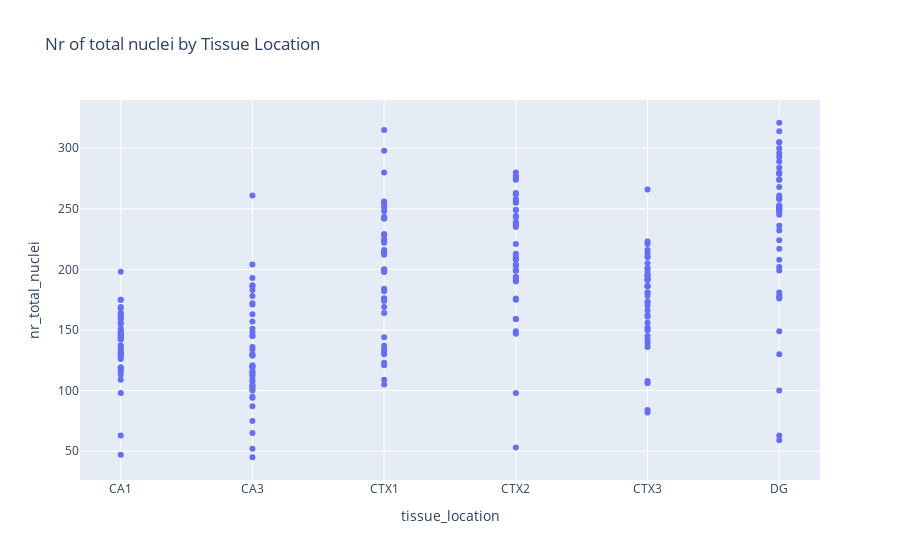

Write notebook code for a chart like this one.
### Code cell
# Create the plot
fig = px.scatter(df, x='tissue_location', y='nr_total_nuclei',
                 hover_data=['staining_id','index'], title='Nr of total nuclei by Tissue Location')

# Show the plot
fig.show()

### Figure 1 — Plotly figure (JSON) as saved in the notebook; plotly's stock layout.template omitted (floating-point values rounded to 4 significant figures; data arrays with more than 128 entries replaced by an {"elided": "..."} marker saying what was removed)
{"data": [{"customdata": {"elided": "252x2 int values"}, "hovertemplate": "tissue_location=%{x}<br>nr_total_nuclei=%{y}<br>staining_id=%{customdata[0]}<br>index=%{customdata[1]}<extra></extra>", "legendgroup": "", "marker": {"color": "#636efa", "symbol": "circle"}, "mode": "markers", "name": "", "orientation": "v", "showlegend": false, "type": "scatter", "x": {"elided": "252 str values"}, "xaxis": "x", "y": {"elided": "252 int values"}, "yaxis": "y"}], "layout": {"legend": {"tracegroupgap": 0}, "title": {"text": "Nr of total nuclei by Tissue Location"}, "xaxis": {"anchor": "y", "domain": [0, 1], "title": {"text": "tissue_location"}}, "yaxis": {"anchor": "x", "domain": [0, 1], "title": {"text": "nr_total_nuclei"}}}}
